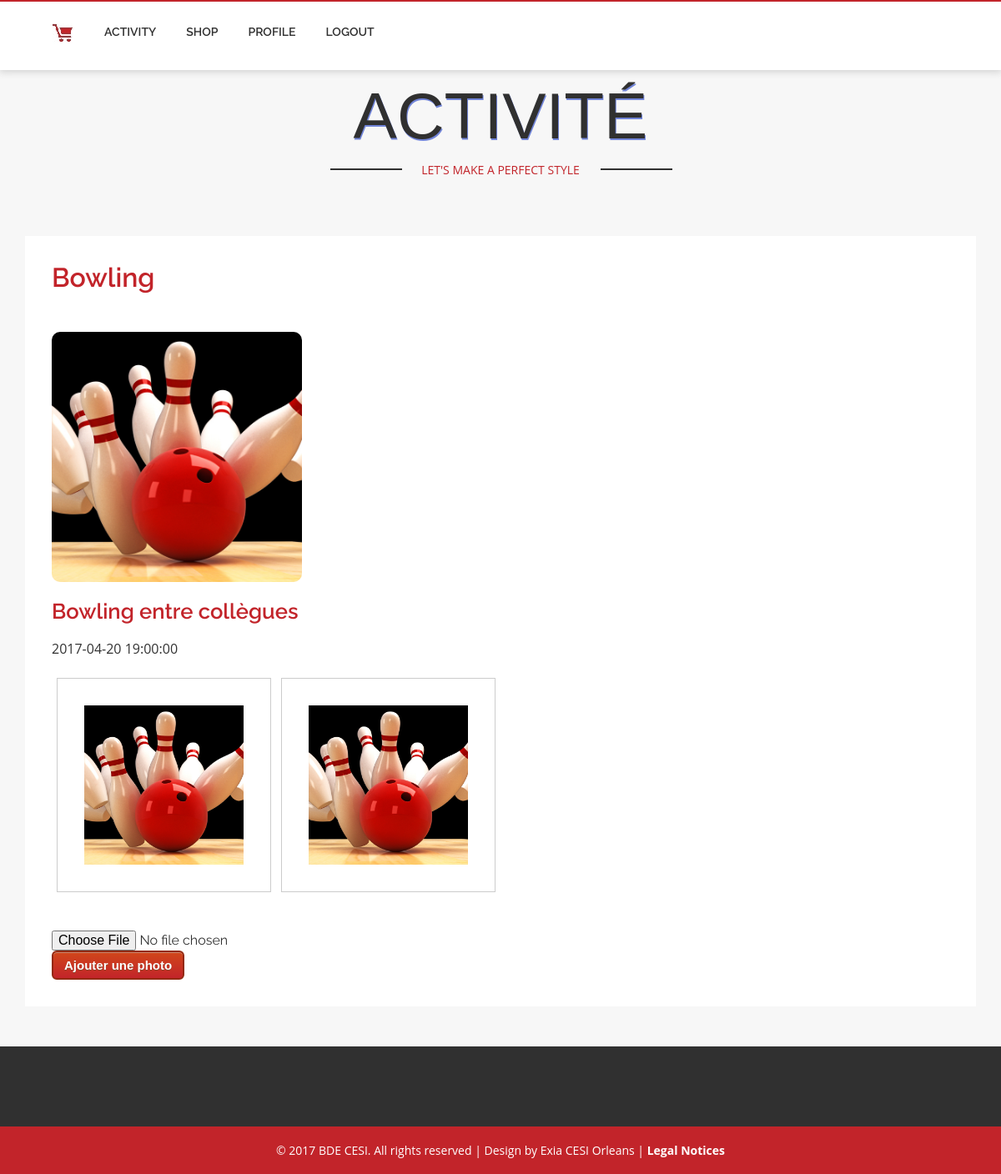
Page /single_activity.php?id=1 on the committed database.
### tables this page shows
CREATE TABLE Activity(
        Id_Activity            int (11) Auto_increment  NOT NULL ,
        Activity_Thumbnail     Varchar (400) NOT NULL ,
        Activity_Name          Varchar (25) NOT NULL ,
        Activity_Description   Varchar (400) NOT NULL ,
        Date_Event             datetime NOT NULL ,
        Activity_Place         Varchar (50) NOT NULL ,
        Votes                  Int ,
        Number_Of_Participants Int ,
        Remaining_Places       Int ,
		Activity_Price		   Int ,
        PRIMARY KEY (Id_Activity )
);

CREATE TABLE Photo(
        Id_Photo    int (11) Auto_increment  NOT NULL ,
        URL         Varchar (400) NOT NULL ,
        Likes       Int ,
        Id_Activity Int NOT NULL ,
        Id_User     Int NOT NULL ,
        PRIMARY KEY (Id_Photo )
);

### www/single_activity.php (the view, shortened to what this page needs)
<?php
include 'controller/single_activity_controller.php';
?>
<!DOCTYPE HTML>
<html>
<head>
<link href="css/bootstrap.css" rel='stylesheet' type='text/css' />
<link href="css/style.css" rel='stylesheet' type='text/css' />
</head>
<body>
<div class="header" id="ban">
	<div class="container">
		<div class="header_right">
		<nav class="navbar navbar-default">
			<div class="collapse navbar-collapse nav-wil" id="bs-example-navbar-collapse-1">
				<nav class="link-effect-7" id="link-effect-7">
					<ul class="nav navbar-nav">
						<li><a href="cart.php"><img src="images/panner_active.jpg" alt=""></a></li>
						<li><a href="activities.php">Activity</a></li>
						<li><a href="shop.php">Shop</a></li>
						<li><a href="profile.php">Profile</a></li>
						<li><a href="logout.php">Logout</a></li>
					</ul>
				</nav>
			</div>
		</nav>
		</div>
		<div class="clearfix"> </div>
	</div>
</div>
	<div class="header-bottom">
		<div class="container">
			<div class="logo">
				<h1><a href="index.html">ACTIVITÉ</a></h1>
				<p><label class="of"></label>LET'S MAKE A PERFECT STYLE<label class="on"></label></p>
			</div>
		</div>
	</div>
	<div class="technology">
	<div class="container">
		<div class="col-md-9 technology-left">
			<div class="agileinfo">
		  <h2 class="w3"><?php echo $activity_name; ?></h2>
			<div class="single">
			   <img style="border-radius: 10px;" src=<?php echo '"'.$activity_thumbnail.'"'; ?> width="300px" height="300px" class="img-responsive" alt="">
			    <div class="b-bottom">
			      <h5 class="top"><?php echo $activity_description; ?></h5>
			      <p><?php echo $activity_date; ?></p><br>
			        <?php echo $html_gallery; ?>
				</div>
			 </div>
				<br><br>
				<form action="single_activity.php" method="post" enctype="multipart/form-data">
					<input type="file" name="photo">
					<button class="add_to_cart" type="submit">Ajouter une photo</button>
				</form>
			</div>
		</div>
	</div>
</div>
			<div class="footer">
		</div>
		<div class="copyright">
					<div class="container">
						<p>© 2017 BDE CESI. All rights reserved | Design by Exia CESI Orleans | <a href="legal_notices.html">Legal Notices</a></p>
					</div>
				</div>
</body>
</html>

### www/controller/single_activity_controller.php
<?
include 'singleton.php';
if(isset($_GET['id'])){
	$get_activity_info = $conn->prepare("SELECT * FROM `Activity` WHERE `Id_Activity` = :id");
	$get_activity_info->execute(array(
		':id' => htmlspecialchars($_GET['id'])
	));
	$activity = $get_activity_info->fetch();
	$activity_name = $activity['Activity_Name'];
	$activity_description = $activity['Activity_Description'];
	$activity_thumbnail = $activity['Activity_Thumbnail'];
	$activity_date = $activity['Date_Event'];
	$get_activity_pics = $conn->prepare("SELECT * FROM `Photo` WHERE `Id_Activity` = :id");
	$get_activity_pics->execute(array(
		':id' => htmlspecialchars($_GET['id'])
	));
	$photos = $get_activity_pics->fetchAll();
	$html_gallery = "";
	foreach ($photos as $photo) {
		$html_gallery .= '<div class="responsive">
					  		<div class="gallery">
					  		<a href="single_photo.php?id='.$photo['Id_Photo'].'" target="_blank">
					      		<img src="'.$photo['URL'].'" alt="" width="300" height="200">
					      	</a>
					  		</div>
						 </div>';
	}
	$html_gallery .= '<div class="clearfix"> </div>';
}else if(isset($_POST['id'])){
	$photo_path = 'images/activity/'.$_SESSION['id'].time().$_FILES['photo']['name'];
	move_uploaded_file($_FILES['photo']['tmp_name'], $photo_path);
	$upload_url = $conn->prepare("INSERT INTO `Photo`(`URL`, `Likes`, `Id_Activity`, `Id_User`) VALUES (:url, :likes, :ida, :idu)");
	$upload_url->execute(array(
		':url' => $photo_path,
		':likes' => 0,
		':ida' => $_POST['id'],
		':idu' => $_SESSION['id']
	));
	header('Location: single_activity.php?id='.$_POST['id']);
}else{
}
?>

### www/css/style.css (style rules this page uses)
html, body { font-family: 'Raleway', sans-serif; font-size: 100%; background: #f7f7f7; }
body a,.grid_1,plan_1,plan_1.one,plan_1.two,i.icon1, i.icon2, i.icon3, i.icon4, i.icon5, i.icon6 { transition:0.5s all; -webkit-transition:0.5s all; -moz-transition:0.5s all; -o-transition:0.5s all; -ms-transition:0.5s all; }
h1,h2,h3,h4,h5,h6 { margin:0; font-family: 'Raleway', sans-serif; }
p { margin:0; font-family: 'Open Sans', sans-serif; }
ul { margin:0; padding:0; }
label { margin:0; }
.header { background: #FFF; padding: 1em 0; box-shadow: 0px 1px 9px 1px #cfcfcf; border-top: 2px solid #C2242A; }
.header_right { float: left; margin-left: 0em; margin-right: 3em; }
.navbar { margin-bottom: 0; }
.navbar-default { background: none; border: none; }
.navbar-default .navbar-nav > li > a { color: #303030; }
.navbar-nav > li > a { font-size: 14px; padding: 10px 18px; text-transform: uppercase; font-family: 'Raleway', sans-serif; font-weight: 600; }
.link-effect-7 { -moz-perspective: 900px; -webkit-perspective: 900px; perspective: 900px; }
.link-effect-7 a { color: rgba(0, 0, 0, 0.4); text-shadow: none; margin: 0; -moz-transition: 0.3s; -o-transition: 0.3s; -webkit-transition: 0.3s; transition: 0.3s; }
.link-effect-7 a::before { color: white; content: attr(data-hover); position: absolute; -moz-transition: 0.3s; -o-transition: 0.3s; -webkit-transition: 0.3s; transition: 0.3s; -moz-transform-origin: 50% 0 50%; -ms-transform-origin: 50% 0 50%; -webkit-transform-origin: 50% 0 50%; transform-origin: 50% 0 50%; -moz-transform-style: preserve-3d; -webkit-transform-style: preserve-3d; transform-style: preserve-3d; }
.logo { padding: 1.2em 0; text-align: center; }
.logo h1 a { font-size: 1.4em; color: #303030; }
.logo p { font-size: 14px; margin-top: 0.5em; line-height: 1.8em; color: #C2242A; font-weight: 400; position:relative; }
label.of { width: 86px; height: 2px; margin-top: -26px; position: absolute; top: 37px; left: 366px; background: #303030; }
label.on { background: #303030; width: 86px; height: 2px; margin-top: -26px; position: absolute; top: 37px; left: 690px; }
.technology-left { width:100%; height:100%; padding:0; }
.footer { background: #303030; padding: 3em 0; margin-top: 3em; }
.copyright { background:#c2242a; padding: 1em 0; text-align: center; }
.copyright p { font-size: 0.875em; color: #ffffff; line-height: 1.8em; }
.copyright p a { color: #ffffff; font-weight:700; }
.technology { margin-top: 3em; }
h2.w3,h3.w3 { font-size: 2em; color: #C2242A; font-weight: 600; }
.gallery { padding: 2em 2em; background: #fff; }
.add_to_cart { -moz-box-shadow:inset 0px 1px 0px 0px #cf866c; -webkit-box-shadow:inset 0px 1px 0px 0px #cf866c; box-shadow:inset 0px 1px 0px 0px #cf866c; background:-webkit-gradient(linear, left top, left bottom, color-stop(0.05, #d0451b), color-stop(1, #c2242a)); background:-moz-linear-gradient(top, #d0451b 5%, #c2242a 100%); background:-webkit-linear-gradient(top, #d0451b 5%, #c2242a 100%); background:-o-linear-gradient(top, #d0451b 5%, #c2242a 100%); background:-ms-linear-gradient(top, #d0451b 5%, #c2242a 100%); background:linear-gradient(to bottom, #d0451b 5%, #c2242a 100%); filter:progid:DXImageTransform.Microsoft.gradient(startColorstr='#d0451b', endColorstr='#c2242a',GradientType=0); background-color:#d0451b; -moz-border-radius:6px; -webkit-border-radius:6px; border-radius:6px; border:2px solid #942911; display:inline-block; cursor:pointer; color:#ffffff; font-family:Arial; font-size:15px; font-weight:bold; padding:5px 13px; text-decoration:none; text-shadow:0px 1px 0px #854629; }
.agileinfo { padding: 2em 2em; background: #fff; }
h5.top { color: #C2242A; font-size: 1.6em; font-weight: 600; margin: 0.8em 0; }
.single { margin-top: 3em; }
article, aside, details, figcaption, figure, footer, header, hgroup, menu, nav, section { display: block; }
ol, ul { list-style: none; }
input, textarea { -webkit-font-smoothing: antialiased; -webkit-text-size-adjust: 100%; -ms-text-size-adjust: 100%; -webkit-box-sizing: border-box; -moz-box-sizing: border-box; box-sizing: border-box; outline: none; }
img { border: 0; max-width: 100%; }
h1 { font-family: 'Fredoka One', Helvetica, Tahoma, sans-serif; color: #fff; text-shadow: 1px 2px 0 #7184d8; font-size: 3.5em; line-height: 1.1em; padding: 6px 0; font-weight: normal; text-align: center; }

### rows in the picture
activity: Activity_Name "Bowling", Activity_Thumbnail (picture), Activity_Description "Bowling entre collègues", Date_Event "2017-04-20 19:00:00"
photo: URL (picture)
photo: URL (picture)
